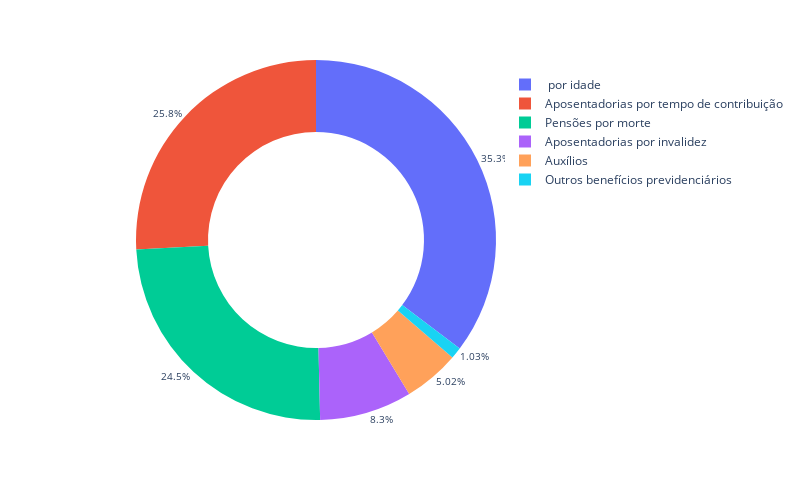

The code cell stored with this chart in its notebook:
### Code cell
# Criar e exibir o gráfico de rosca usando Plotly
fig = px.pie(df, values=df[['Aposentadorias por idade','Aposentadorias por invalidez',
       'Aposentadorias por tempo de contribuição', 'Pensões por morte',
       'Auxílios', 'Outros benefícios previdenciários']].sum(), names=[' por idade', 'Aposentadorias por invalidez',
       'Aposentadorias por tempo de contribuição', 'Pensões por morte',
       'Auxílios', 'Outros benefícios previdenciários'], hole=0.6)

fig.update_traces(textinfo='percent', textposition='outside', insidetextorientation='radial', textfont_size=10)
#fig.update_layout(margin=dict(l=10, r=10, t=10, b=10))   
fig.update_layout(width=800, height=500,legend=dict(orientation='h', yanchor='middle', y=0.8, xanchor='right', x=1.5))

### Figure 1 — Plotly figure (JSON) as saved in the notebook; plotly's stock layout.template omitted (floating-point values rounded to 4 significant figures)
{"data": [{"domain": {"x": [0, 1], "y": [0, 1]}, "hole": 0.6, "hovertemplate": "label=%{label}<br>value=%{value}<extra></extra>", "insidetextorientation": "radial", "labels": [" por idade", "Aposentadorias por invalidez", "Aposentadorias por tempo de contribuição", "Pensões por morte", "Auxílios", "Outros benefícios previdenciários"], "legendgroup": "", "name": "", "showlegend": true, "textfont": {"size": 10}, "textinfo": "percent", "textposition": "outside", "type": "pie", "values": [112978633, 26571816, 82757861, 78513012, 16087581, 3284643]}], "layout": {"height": 500, "legend": {"orientation": "h", "tracegroupgap": 0, "x": 1.5, "xanchor": "right", "y": 0.8, "yanchor": "middle"}, "margin": {"t": 60}, "width": 800}}
